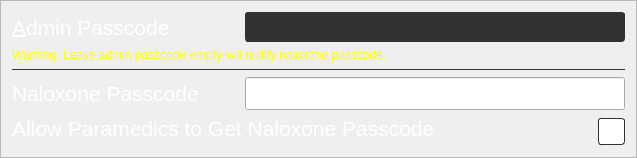
                 <widget class="QFrame" name="frame_13">
                  <property name="styleSheet">
                   <string notr="true">QWidget#frame_13{border-radius: 5px;border-color:rgb(50,50,50);border-width: 1px;border-style: solid;}</string>
                  </property>
                  <property name="frameShape">
                   <enum>QFrame::StyledPanel</enum>
                  </property>
                  <property name="frameShadow">
                   <enum>QFrame::Raised</enum>
                  </property>
                  <layout class="QVBoxLayout" name="verticalLayout_18">
                   <item>
                    <layout class="QHBoxLayout" name="horizontalLayout_4">
                     <item>
                      <widget class="QLabel" name="passcodeLabel">
                       <property name="font">
                        <font>
                         <pointsize>16</pointsize>
                        </font>
                       </property>
                       <property name="styleSheet">
                        <string notr="true">color:white</string>
                       </property>
                       <property name="text">
                        <string>&amp;Admin Passcode</string>
                       </property>
                       <property name="buddy">
                        <cstring>passcodeLineEdit</cstring>
                       </property>
                      </widget>
                     </item>
                     <item>
                      <spacer name="horizontalSpacer">
                       <property name="orientation">
                        <enum>Qt::Horizontal</enum>
                       </property>
                       <property name="sizeHint" stdset="0">
                        <size>
                         <width>40</width>
                         <height>20</height>
                        </size>
                       </property>
                      </spacer>
                     </item>
                     <item>
                      <widget class="QLineEdit" name="passcodeLineEdit">
                       <property name="minimumSize">
                        <size>
                         <width>380</width>
                         <height>30</height>
                        </size>
                       </property>
                       <property name="font">
                        <font>
                         <pointsize>16</pointsize>
                        </font>
                       </property>
                       <property name="styleSheet">
                        <string notr="true">color: white; background-color: rgb(50,50,50); border-radius:3px;border-color: rgb(50,50,50);border-width: 1px;border-style: solid;
</string>
                       </property>
                       <property name="text">
                        <string/>
                       </property>
                       <property name="echoMode">
                        <enum>QLineEdit::Password</enum>
                       </property>
                      </widget>
                     </item>
                    </layout>
                   </item>
                   <item>
                    <widget class="QLabel" name="label_27">
                     <property name="styleSheet">
                      <string notr="true">color:yellow</string>
                     </property>
                     <property name="text">
                      <string>Warning: Leave admin passcode empty will nullify naloxone passcode.</string>
                     </property>
                     <property name="alignment">
                      <set>Qt::AlignLeading|Qt::AlignLeft|Qt::AlignTop</set>
                     </property>
                    </widget>
                   </item>
                   <item>
                    <widget class="Line" name="line_11">
                     <property name="styleSheet">
                      <string notr="true">color:rgb(50,50,50)</string>
                     </property>
                     <property name="frameShadow">
                      <enum>QFrame::Plain</enum>
                     </property>
                     <property name="orientation">
                      <enum>Qt::Horizontal</enum>
                     </property>
                    </widget>
                   </item>
                   <item>
                    <layout class="QHBoxLayout" name="horizontalLayout_2">
                     <item>
                      <widget class="QLabel" name="label_20">
                       <property name="font">
                        <font>
                         <pointsize>16</pointsize>
                        </font>
                       </property>
                       <property name="styleSheet">
                        <string notr="true">color:white</string>
                       </property>
                       <property name="text">
                        <string>Naloxone Passcode</string>
                       </property>
                      </widget>
                     </item>
                     <item>
                      <spacer name="horizontalSpacer_6">
                       <property name="orientation">
                        <enum>Qt::Horizontal</enum>
                       </property>
                       <property name="sizeHint" stdset="0">
                        <size>
                         <width>40</width>
                         <height>20</height>
                        </size>
                       </property>
                      </spacer>
                     </item>
                     <item>
                      <widget class="QLineEdit" name="naloxonePasscodeLineEdit">
                       <property name="minimumSize">
                        <size>
                         <width>380</width>
                         <height>30</height>
                        </size>
                       </property>
                       <property name="font">
                        <font>
                         <pointsize>16</pointsize>
                        </font>
                       </property>
                       <property name="styleSheet">
                        <string notr="true">color: white; background-color: rgb(50,50,50); border-radius:3px;border-color: rgb(50,50,50);border-width: 1px;border-style: solid; </string>
                       </property>
                       <property name="echoMode">
                        <enum>QLineEdit::Password</enum>
                       </property>
                      </widget>
                     </item>
                    </layout>
                   </item>
                   <item>
                    <layout class="QHBoxLayout" name="horizontalLayout_39">
                     <item>
                      <widget class="QLabel" name="label_29">
                       <property name="font">
                        <font>
                         <pointsize>16</pointsize>
                        </font>
                       </property>
                       <property name="styleSheet">
                        <string notr="true">color:white</string>
                       </property>
                       <property name="text">
                        <string>Allow Paramedics to Get Naloxone Passcode</string>
                       </property>
                       <property name="alignment">
                        <set>Qt::AlignLeading|Qt::AlignLeft|Qt::AlignTop</set>
                       </property>
                       <property name="buddy">
                        <cstring>allowParamedicsCheckBox</cstring>
                       </property>
                      </widget>
                     </item>
                     <item>
                      <spacer name="horizontalSpacer_31">
                       <property name="orientation">
                        <enum>Qt::Horizontal</enum>
                       </property>
                       <property name="sizeHint" stdset="0">
                        <size>
                         <width>40</width>
                         <height>20</height>
                        </size>
                       </property>
                      </spacer>
                     </item>
                     <item>
                      <widget class="QCheckBox" name="allowParamedicsCheckBox">
                       <property name="minimumSize">
                        <size>
                         <width>0</width>
                         <height>30</height>
                        </size>
                       </property>
                       <property name="font">
                        <font>
                         <pointsize>16</pointsize>
                        </font>
                       </property>
                       <property name="layoutDirection">
                        <enum>Qt::RightToLeft</enum>
                       </property>
                       <property name="styleSheet">
                        <string notr="true">QCheckBox::indicator{
border-color:rgb(50,50,50);border-width: 1px; border-radius:3px;border-style: solid;height:25;width:25}
QCheckBox::indicator:unchecked{
background-color : rgb(50,50,50);}
QCheckBox::indicator:checked{
background-color : white;}
QCheckBox{
color:white;
}
</string>
                       </property>
                       <property name="text">
                        <string/>
                       </property>
                       <property name="checked">
                        <bool>true</bool>
                       </property>
                      </widget>
                     </item>
                    </layout>
                   </item>
                  </layout>
                 </widget>
